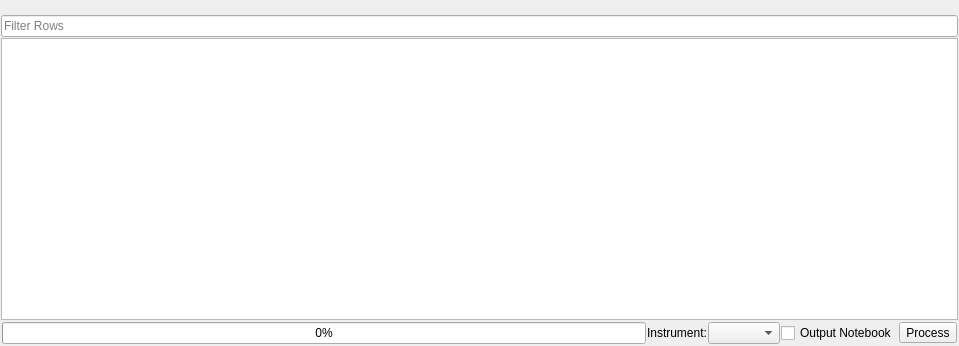
<?xml version="1.0" encoding="UTF-8"?>
<ui version="4.0">
 <class>BatchWidget</class>
 <widget class="QWidget" name="BatchWidget">
  <property name="geometry">
   <rect>
    <x>0</x>
    <y>0</y>
    <width>959</width>
    <height>346</height>
   </rect>
  </property>
  <layout class="QHBoxLayout" name="layoutTableView">
   <property name="spacing">
    <number>1</number>
   </property>
   <property name="leftMargin">
    <number>1</number>
   </property>
   <property name="topMargin">
    <number>1</number>
   </property>
   <property name="rightMargin">
    <number>1</number>
   </property>
   <property name="bottomMargin">
    <number>1</number>
   </property>
   <item>
    <layout class="QVBoxLayout" name="layoutButtonsTable">
     <property name="spacing">
      <number>1</number>
     </property>
     <item>
      <widget class="QToolBar" name="rowToolBar">
       <property name="styleSheet">
        <string>QToolBar{border: none;}</string>
       </property>
      </widget>
     </item>
     <item>
      <widget class="QLineEdit" name="filterEdit">
       <property name="placeholderText">
        <string>Filter Rows</string>
       </property>
      </widget>
     </item>
     <item>
      <widget class="MantidQt::MantidWidgets::Batch::JobTreeView" name="viewTable">
       <property name="sizePolicy">
        <sizepolicy hsizetype="Expanding" vsizetype="Expanding">
         <horstretch>0</horstretch>
         <verstretch>0</verstretch>
        </sizepolicy>
       </property>
       <property name="contextMenuPolicy">
        <enum>Qt::CustomContextMenu</enum>
       </property>
       <property name="editTriggers">
        <set>QAbstractItemView::AnyKeyPressed|QAbstractItemView::DoubleClicked|QAbstractItemView::EditKeyPressed|QAbstractItemView::SelectedClicked</set>
       </property>
       <property name="alternatingRowColors">
        <bool>true</bool>
       </property>
       <property name="selectionMode">
        <enum>QAbstractItemView::ExtendedSelection</enum>
       </property>
       <property name="selectionBehavior">
        <enum>QAbstractItemView::SelectRows</enum>
       </property>
      </widget>
     </item>
     <item>
      <layout class="QGridLayout" name="processLayout"/>
     </item>
     <item>
      <layout class="QHBoxLayout" name="layoutRowButtons">
       <property name="leftMargin">
        <number>1</number>
       </property>
       <property name="topMargin">
        <number>1</number>
       </property>
       <property name="rightMargin">
        <number>1</number>
       </property>
       <property name="bottomMargin">
        <number>1</number>
       </property>
       <item>
        <widget class="QProgressBar" name="progressBar">
         <property name="whatsThis">
          <string>Shows the current progress when processing.</string>
         </property>
         <property name="value">
          <number>0</number>
         </property>
        </widget>
       </item>
       <item>
        <widget class="QLabel" name="labelProcessInstrument">
         <property name="text">
          <string>Instrument:</string>
         </property>
        </widget>
       </item>
       <item>
        <widget class="QComboBox" name="comboProcessInstrument">
         <property name="sizePolicy">
          <sizepolicy hsizetype="Minimum" vsizetype="Fixed">
           <horstretch>0</horstretch>
           <verstretch>0</verstretch>
          </sizepolicy>
         </property>
         <property name="toolTip">
          <string>Select the instrument to assume for fetching runs</string>
         </property>
         <property name="whatsThis">
          <string>Specifies the instrument that data being processed was generated by. This is used to help identify the correct data to load when given sample run numbers to process.</string>
         </property>
        </widget>
       </item>
       <item>
        <widget class="QCheckBox" name="checkEnableNotebook">
         <property name="text">
          <string>Output Notebook</string>
         </property>
        </widget>
       </item>
       <item>
        <widget class="QToolButton" name="buttonProcess">
         <property name="text">
          <string>Process</string>
         </property>
         <property name="icon">
          <iconset>
           <normaloff>:/stat_rows.png</normaloff>:/stat_rows.png</iconset>
         </property>
         <property name="toolButtonStyle">
          <enum>Qt::ToolButtonTextBesideIcon</enum>
         </property>
         <property name="arrowType">
          <enum>Qt::NoArrow</enum>
         </property>
        </widget>
       </item>
      </layout>
     </item>
    </layout>
   </item>
  </layout>
 </widget>
 <customwidgets>
  <customwidget>
   <class>MantidQt::MantidWidgets::Batch::JobTreeView</class>
   <extends>QTreeView</extends>
   <header location="global">MantidQtWidgets/Common/Batch/JobTreeView.h</header>
  </customwidget>
 </customwidgets>
 <tabstops>
  <tabstop>viewTable</tabstop>
 </tabstops>
 <resources>
  <include location="../../../../MantidPlot/icons/icons.qrc"/>
 </resources>
 <connections/>
</ui>
